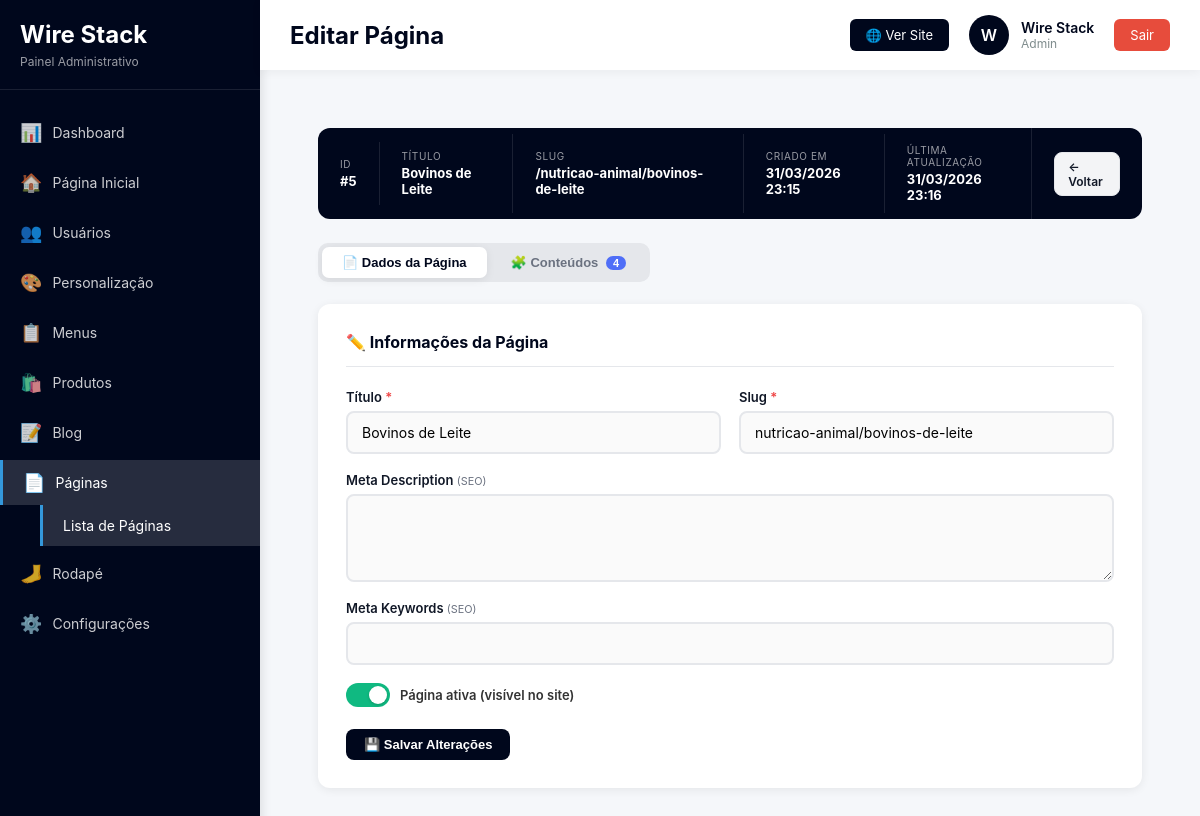
Page /admin/paginas/editar.php?id=5 (signed in) on the committed database.
### tables this page shows
CREATE TABLE IF NOT EXISTS `paginas` (
  `id` int NOT NULL AUTO_INCREMENT,
  `titulo` varchar(200) NOT NULL,
  `slug` varchar(200) NOT NULL,
  `meta_description` varchar(255) DEFAULT NULL,
  `meta_keywords` varchar(255) DEFAULT NULL,
  `ativo` tinyint(1) DEFAULT '1',
  `created_at` timestamp NULL DEFAULT CURRENT_TIMESTAMP,
  `updated_at` timestamp NULL DEFAULT CURRENT_TIMESTAMP ON UPDATE CURRENT_TIMESTAMP,
  PRIMARY KEY (`id`),
  UNIQUE KEY `slug` (`slug`),
  KEY `idx_slug` (`slug`)
);

### admin/paginas/editar.php (the view, shortened to what this page needs)
<?php
$db = getDB();
$pagina_id = (int)($_GET['id'] ?? 0);
$tab       = $_GET['tab'] ?? 'dados';
$stmt = $db->prepare("SELECT * FROM paginas WHERE id = ?");
$stmt->execute([$pagina_id]);
$pagina = $stmt->fetch();
$stmt = $db->prepare("
    SELECT c.*, l.nome as layout_nome, l.campos_json, l.arquivo as layout_arquivo
    FROM conteudos c
    JOIN layouts l ON l.id = c.layout_id
    WHERE c.pagina_id = ?
    ORDER BY c.ordem ASC
");
$stmt->execute([$pagina_id]);
$conteudos = $stmt->fetchAll();
include __DIR__ . '/../includes/header.php';
include __DIR__ . '/../includes/sidebar.php';
?>
<main class="content">
<div class="wrap">
  <div class="info-strip">
    <div class="is-item">
      <div class="is-label">ID</div>
      <div class="is-val">#<?= $pagina['id'] ?></div>
    </div>
    <div class="is-item">
      <div class="is-label">Título</div>
      <div class="is-val"><?= htmlspecialchars($pagina['titulo']) ?></div>
    </div>
    <div class="is-item">
      <div class="is-label">Slug</div>
      <div class="is-val">/<?= htmlspecialchars($pagina['slug']) ?></div>
    </div>
    <div class="is-item">
      <div class="is-label">Criado em</div>
      <div class="is-val"><?= date('d/m/Y H:i', strtotime($pagina['created_at'])) ?></div>
    </div>
    <div class="is-item">
      <div class="is-label">Última atualização</div>
      <div class="is-val"><?= date('d/m/Y H:i', strtotime($pagina['updated_at'])) ?></div>
    </div>
    <div class="is-item">
      <a href="<?= BASE_URL ?>/admin/paginas/index.php" class="btn btn-ghost btn-sm">← Voltar</a>
    </div>
  </div>
  <div class="tabs-nav">
    <button class="tab-btn <?= $tab==='dados'?'active':'' ?>" data-tab="dados">📄 Dados da Página</button>
    <button class="tab-btn <?= $tab==='conteudos'?'active':'' ?>" data-tab="conteudos">
      🧩 Conteúdos
      <span style="background:var(--accent);color:#fff;border-radius:20px;padding:1px 7px;font-size:11px;margin-left:4px"><?= count($conteudos) ?></span>
    </button>
  </div>
  <div class="tab-panel <?= $tab==='dados'?'active':'' ?>" id="tab-dados">
    <div class="card">
      <div class="card-title">✏️ Informações da Página</div>
      <form method="POST">
        <div class="form-grid">
          <div class="fg">
            <label>Título <span class="req">*</span></label>
            <input type="text" name="titulo" class="fc" required value="<?= htmlspecialchars($pagina['titulo']) ?>">
          </div>
          <div class="fg">
            <label>Slug <span class="req">*</span></label>
            <input type="text" name="slug" class="fc" required value="<?= htmlspecialchars($pagina['slug']) ?>">
          </div>
          <div class="fg full">
            <label>Meta Description <small style="font-weight:400;color:var(--muted)">(SEO)</small></label>
            <textarea name="meta_description" class="fc" maxlength="160"><?= htmlspecialchars($pagina['meta_description']) ?></textarea>
          </div>
          <div class="fg full">
            <label>Meta Keywords <small style="font-weight:400;color:var(--muted)">(SEO)</small></label>
            <input type="text" name="meta_keywords" class="fc" value="<?= htmlspecialchars($pagina['meta_keywords']) ?>">
          </div>
          <div class="fg full">
            <div class="tog-wrap">
              <label class="tog"><input type="checkbox" name="ativo" <?= $pagina['ativo']?'checked':'' ?>><span class="tog-s"></span></label>
              <span style="font-size:13px;font-weight:600">Página ativa (visível no site)</span>
            </div>
          </div>
        </div>
        <div style="margin-top:22px">
          <button type="submit" class="btn btn-dark">💾 Salvar Alterações</button>
        </div>
      </form>
    </div>
  </div>
</div>
</main>
<?php include __DIR__ . '/../includes/footer.php'; ?>

### admin/assets/css/dashboard.css (style rules this page uses)
* { margin: 0; padding: 0; box-sizing: border-box; }
body { font-family: -apple-system, BlinkMacSystemFont, 'Segoe UI', Roboto, Oxygen, Ubuntu, Cantarell, sans-serif; background: #f5f7fa; color: #333; }
.content { margin-left: 260px; margin-top: 70px; padding: 30px; min-height: calc(100vh - 70px); }
.card { background: white; padding: 25px; border-radius: 12px; box-shadow: 0 2px 10px rgba(0,0,0,0.05); transition: transform 0.3s, box-shadow 0.3s; }
.card-title { font-size: 14px; color: #7f8c8d; margin-bottom: 8px; }
.btn { display: inline-block; padding: 12px 24px; background: #00071c; color: white; text-decoration: none; border-radius: 8px; font-weight: 600; font-size: 14px; transition: all 0.3s; border: none; cursor: pointer; }

### admin/paginas/editar.php (style rules this page uses)
:root { --brand:#00071c; --accent:#4f6ef7; --accent-s:rgba(79,110,247,.1); --ok:#10b981; --err:#ef4444; --warn:#f59e0b; --purple:#8b5cf6; --border:#e5e7eb; --bg:#f4f6fb; --card:#fff; --text:#111827; --muted:#6b7280; --r:12px; --sh:0 2px 10px rgba(0,0,0,.07); }
.wrap { padding:28px;max-width:1080px }
.info-strip { display:flex;align-items:center;gap:0; background:var(--brand);border-radius:var(--r); margin-bottom:24px;overflow:hidden; }
.is-item { padding:16px 22px;border-right:1px solid rgba(255,255,255,.1); }
.is-item:last-child { border-right:none;margin-left:auto }
.is-label { font-size:10px;color:rgba(255,255,255,.6);text-transform:uppercase;letter-spacing:.6px;margin-bottom:3px }
.is-val { font-size:13px;font-weight:700;color:#fff }
.btn { display:inline-flex;align-items:center;gap:6px;padding:8px 18px;border:none;border-radius:8px;font-size:13px;font-weight:600;cursor:pointer;text-decoration:none;transition:all .18s }
.btn-dark { background:var(--brand);color:#fff }
.btn-ghost { background:#f3f4f6;color:var(--text);border:1px solid var(--border) }
.btn-sm { padding:6px 13px;font-size:12px }
.tabs-nav { display:flex;gap:4px;background:var(--border);padding:4px;border-radius:10px;width:fit-content;margin-bottom:22px }
.tab-btn { padding:8px 20px;border:none;border-radius:7px;font-size:13px;font-weight:600;cursor:pointer;background:transparent;color:var(--muted);transition:all .18s }
.tab-btn.active { background:var(--card);color:var(--brand);box-shadow:var(--sh) }
.tab-panel { display:none }
.tab-panel.active { display:block }
.card { background:var(--card);border-radius:var(--r);box-shadow:var(--sh);padding:28px }
.card-title { font-size:16px;font-weight:700;color:var(--brand);margin-bottom:22px;padding-bottom:14px;border-bottom:1px solid var(--border);display:flex;align-items:center;gap:8px }
.form-grid { display:grid;grid-template-columns:1fr 1fr;gap:18px }
.fg { display:flex;flex-direction:column;gap:6px }
.fg.full { grid-column:1/-1 }
.fg label { font-size:13px;font-weight:600;color:var(--text) }
.req { color:var(--err) }
.fc { padding:11px 14px;border:2px solid var(--border);border-radius:8px;font-size:14px;font-family:inherit;background:#fafafa;transition:border-color .2s,box-shadow .2s }
textarea.fc { resize:vertical;min-height:88px }
.tog-wrap { display:flex;align-items:center;gap:10px }
.tog { position:relative;width:44px;height:24px }
.tog-s { position:absolute;inset:0;border-radius:24px;background:#d1d5db;cursor:pointer;transition:background .2s }
.tog-s:before { content:'';position:absolute;width:18px;height:18px;border-radius:50%;background:#fff;left:3px;top:3px;transition:transform .2s;box-shadow:0 1px 3px rgba(0,0,0,.2) }
.tog input:checked+.tog-s { background:var(--ok) }
.tog input:checked+.tog-s:before { transform:translateX(20px) }

### rows in the picture
paginas: id "5", titulo "Bovinos de Leite", slug "nutricao-animal/bovinos-de-leite", created_at "31/03/2026 23:15", updated_at "31/03/2026 23:16"

### other values in the picture
$page_title "Editar Página"
substr($user_name, 0, 1) "W"
$user_name "Wire Stack"
$user_role "Admin"
count($conteudos) "4"
